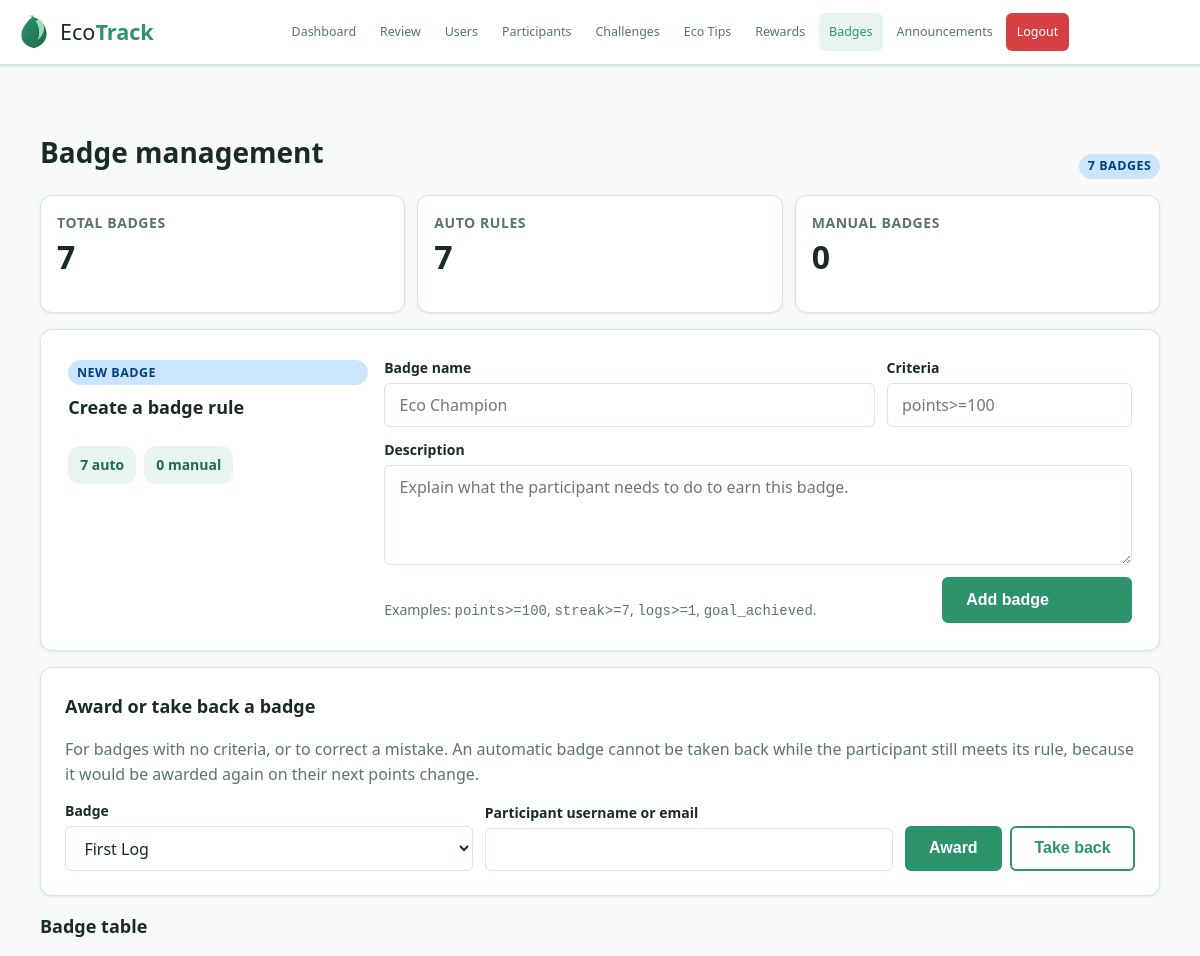
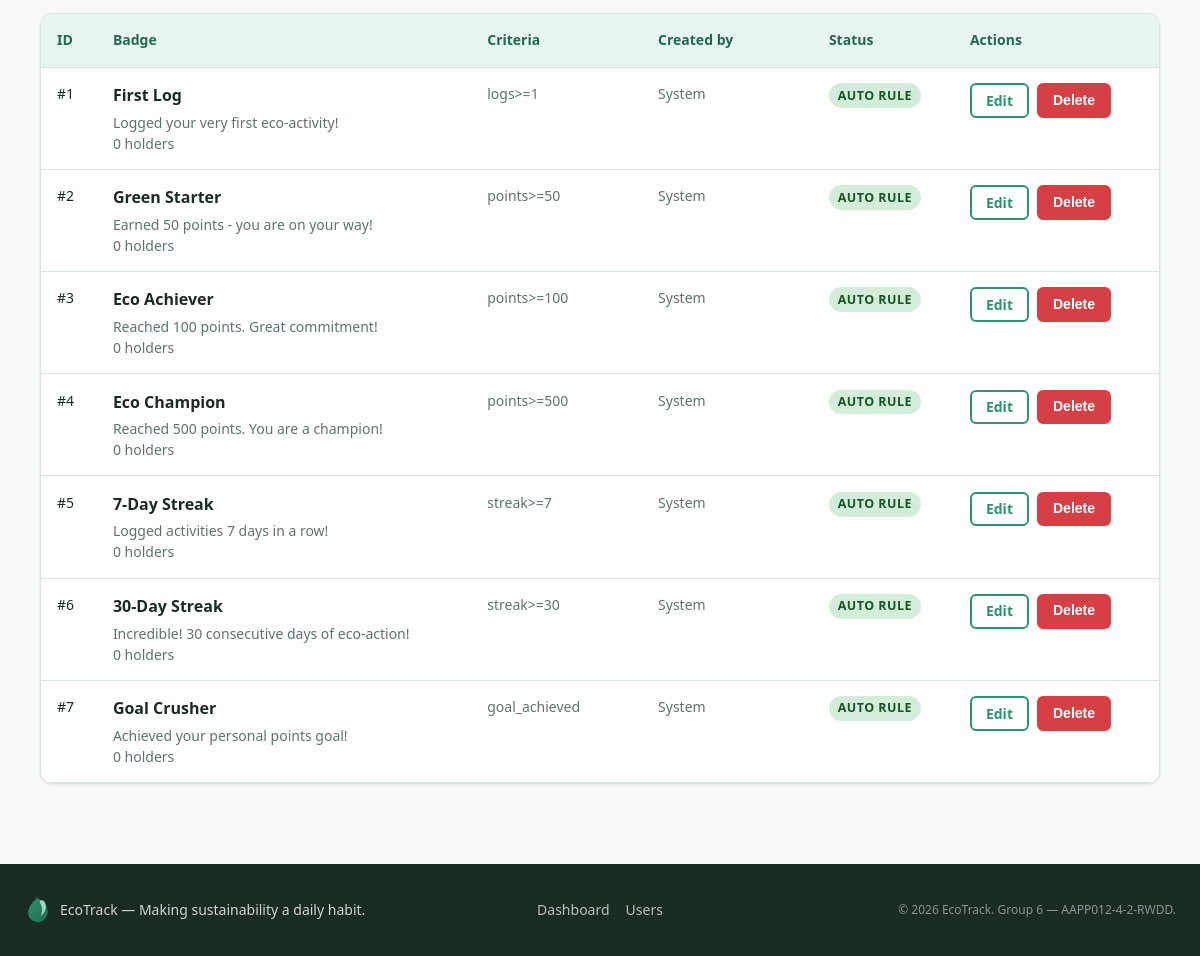
The page /admin/badges_management.php (signed in) on the database its author committed (2 pictures, top to bottom).
### tables this page shows
CREATE TABLE IF NOT EXISTS badges (
  badge_id INT AUTO_INCREMENT PRIMARY KEY,
  name VARCHAR(100) NOT NULL,
  description TEXT,
  icon VARCHAR(255) DEFAULT NULL,
  criteria VARCHAR(255) DEFAULT NULL,
  created_by INT DEFAULT NULL,
  FOREIGN KEY (created_by) REFERENCES users(user_id) ON DELETE SET NULL
);

### includes/auth.php (called while the page is built, shortened)
<?php
function isLoggedIn(): bool
{
    return isset($_SESSION['user_id']);
}
function currentRole(): string
{
    return (string)($_SESSION['role'] ?? '');
}

### includes/helpers.php (called while the page is built, shortened)
<?php
function sanitise(mixed $value): string
{
    return htmlspecialchars((string)$value, ENT_QUOTES | ENT_SUBSTITUTE, 'UTF-8');
}

### admin/badges_management.php (the view, shortened to what this page needs)
<?php
$pdo = getPDO();
$badgeForm = [
    'name' => '',
    'description' => '',
    'criteria' => '',
];
$badges = $pdo->query(
    'SELECT b.*, u.username AS created_by_name,
            (SELECT COUNT(*) FROM user_badges ub WHERE ub.badge_id = b.badge_id) AS holder_count
     FROM badges b
     LEFT JOIN users u ON u.user_id = b.created_by
     ORDER BY b.badge_id ASC'
)->fetchAll() ?: [];
$badgeCount = count($badges);
$ruleCount = 0;
$manualCount = 0;
foreach ($badges as $badge) {
    $hasCriteria = trim((string)($badge['criteria'] ?? '')) !== '';
    if ($hasCriteria) {
        $ruleCount++;
    } else {
        $manualCount++;
    }
}
$editingBadgeId = max(0, (int)($_GET['edit_badge'] ?? 0));
$buildBadgesManagementUrl = static function (array $overrides = []) use ($editingBadgeId): string {
    $params = [
        'edit_badge' => $editingBadgeId,
    ];
    foreach ($overrides as $key => $value) {
        $params[$key] = $value;
    }
    if (($params['edit_badge'] ?? 0) <= 0) {
        unset($params['edit_badge']);
    }
    $query = http_build_query($params);
    return 'badges_management.php' . ($query ? '?' . $query : '');
};
require_once __DIR__ . '/../layout/header.php';
?>
<div class="container page-shell reward-admin-shell badge-admin-shell">
  <div class="section-header reward-admin-header">
    <div>
      <h1 class="section-header__title">Badge management</h1>
    </div>
    <span class="badge badge-blue"><?= $badgeCount ?> badge<?= $badgeCount === 1 ? '' : 's' ?></span>
  </div>
  <section class="reward-admin-summary-grid">
    <article class="card reward-summary-card">
      <span class="reward-summary-card__label">Total badges</span>
      <strong class="reward-summary-card__value"><?= $badgeCount ?></strong>
    </article>
    <article class="card reward-summary-card">
      <span class="reward-summary-card__label">Auto rules</span>
      <strong class="reward-summary-card__value"><?= $ruleCount ?></strong>
    </article>
    <article class="card reward-summary-card">
      <span class="reward-summary-card__label">Manual badges</span>
      <strong class="reward-summary-card__value"><?= $manualCount ?></strong>
    </article>
  </section>
  <section class="card reward-admin-studio">
    <div class="reward-admin-studio-layout">
      <div class="reward-admin-panel__intro reward-admin-panel__intro--compact">
        <span class="badge badge-blue">New badge</span>
        <h2 class="card-title">Create a badge rule</h2>
        <div class="reward-admin-panel__meta">
          <span class="inline-pill-note"><?= $ruleCount ?> auto</span>
          <span class="inline-pill-note"><?= $manualCount ?> manual</span>
        </div>
      </div>
      <form method="POST" class="reward-admin-form">
        <div class="reward-admin-form-grid badge-admin-form-grid">
          <div class="form-group reward-admin-form-group reward-admin-form-group--name">
            <label for="create_badge_name">Badge name</label>
            <input type="text" id="create_badge_name" name="name" maxlength="<?= BADGE_NAME_MAX ?>" value="<?= sanitise($badgeForm['name']) ?>" required placeholder="Eco Champion">
          </div>
          <div class="form-group reward-admin-form-group">
            <label for="create_badge_criteria">Criteria</label>
            <input type="text" id="create_badge_criteria" name="criteria" value="<?= sanitise($badgeForm['criteria']) ?>" placeholder="points>=100">
          </div>
          <div class="form-group reward-admin-form-group reward-admin-form-group--description">
            <label for="create_badge_description">Description</label>
            <textarea id="create_badge_description" name="description" rows="3" placeholder="Explain what the participant needs to do to earn this badge."><?= sanitise($badgeForm['description']) ?></textarea>
          </div>
        </div>
        <div class="reward-admin-form-actions">
          <p class="badge-admin-form-note">Examples: <code>points&gt;=100</code>, <code>streak&gt;=7</code>, <code>logs&gt;=1</code>, <code>goal_achieved</code>.</p>
          <button type="submit" class="btn btn-primary">Add badge</button>
        </div>
      </form>
    </div>
  </section>
  <?php if (!empty($badges)): ?>
    <section class="card mb-4">
      <h2 class="card-title">Award or take back a badge</h2>
      <p class="card-copy">For badges with no criteria, or to correct a mistake. An automatic badge cannot be taken back while the participant still meets its rule, because it would be awarded again on their next points change.</p>
      <form method="POST" class="badge-award-form mt-3">
        <div class="form-group mb-0">
          <label for="award_badge_id">Badge</label>
          <select id="award_badge_id" name="badge_id" required>
            <?php foreach ($badges as $badge): ?>
              <option value="<?= (int)$badge['badge_id'] ?>"><?= sanitise($badge['name']) ?></option>
            <?php endforeach; ?>
          </select>
        </div>
        <div class="form-group mb-0">
          <label for="award_username">Participant username or email</label>
          <input type="text" id="award_username" name="username" maxlength="<?= EMAIL_MAX ?>" required>
        </div>
        <div class="inline-actions">
          <button type="submit" name="action" value="award" class="btn btn-primary">Award</button>
          <button type="submit" name="action" value="revoke" class="btn btn-outline">Take back</button>
        </div>
      </form>
    </section>
  <?php endif; ?>
  <section class="reward-admin-board">
    <?php if (empty($badges)): ?>
      <div class="card empty-state">
        <h2 class="card-title empty-state__title">No badges yet</h2>
        <p class="empty-state__text">Create your first badge from the studio above.</p>
      </div>
    <?php else: ?>
      <div class="reward-admin-board__header">
        <div>
          <h2 class="card-title">Badge table</h2>
        </div>
      </div>
      <div class="card reward-admin-table-card">
        <div class="table-wrap reward-admin-table-wrap">
          <table class="reward-admin-table badge-admin-table">
            <thead>
              <tr>
                <th>ID</th>
                <th>Badge</th>
                <th>Criteria</th>
                <th>Created by</th>
                <th>Status</th>
                <th>Actions</th>
              </tr>
            </thead>
            <tbody>
              <?php foreach ($badges as $badge): ?>
                <?php
                $criteria = trim((string)($badge['criteria'] ?? ''));
                $isAutomatic = $criteria !== '';
                ?>
                <tr id="badge-<?= (int)$badge['badge_id'] ?>" class="reward-admin-table__row badge-admin-table__row<?= $editingBadgeId === (int)$badge['badge_id'] ? ' reward-admin-table__row--editing' : '' ?>">
                  <td class="reward-admin-table__cell reward-admin-table__cell--id" data-label="ID">#<?= (int)$badge['badge_id'] ?></td>
                  <td class="reward-admin-table__reward reward-admin-table__cell reward-admin-table__cell--reward" data-label="Badge">
                    <strong><?= sanitise($badge['name']) ?></strong>
                    <span><?= sanitise($badge['description'] ?: 'No description yet.') ?></span>
                    <span class="meta-copy"><?= (int)$badge['holder_count'] ?> holder<?= (int)$badge['holder_count'] === 1 ? '' : 's' ?></span>
                  </td>
                  <td class="reward-admin-table__cell badge-admin-table__cell badge-admin-table__cell--criteria" data-label="Criteria"><?= sanitise($criteria !== '' ? $criteria : 'Awarded by hand') ?></td>
                  <td class="reward-admin-table__cell badge-admin-table__cell badge-admin-table__cell--created" data-label="Created by"><?= sanitise($badge['created_by_name'] ?? 'System') ?></td>
                  <td class="reward-admin-table__cell reward-admin-table__cell--status" data-label="Status">
                    <span class="badge <?= $isAutomatic ? 'badge-green' : 'badge-grey' ?>">
                      <?= $isAutomatic ? 'auto rule' : 'manual' ?>
                    </span>
                  </td>
                  <td class="reward-admin-table__cell reward-admin-table__cell--actions" data-label="Actions">
                    <div class="reward-admin-table__actions">
                      <a href="<?= sanitise($buildBadgesManagementUrl(['edit_badge' => (int)$badge['badge_id']])) ?>#badge-<?= (int)$badge['badge_id'] ?>" class="btn btn-outline btn-sm">
                        Edit
                      </a>
                      <form method="POST">
                        <button type="submit" class="btn btn-danger btn-sm" data-confirm="Delete this badge?">Delete</button>
                      </form>
                    </div>
                  </td>
                </tr>
              <?php endforeach; ?>
            </tbody>
          </table>
        </div>
      </div>
    <?php endif; ?>
  </section>
</div>
<?php require_once __DIR__ . '/../layout/footer.php'; ?>

### layout/header.php (shortened to what this page needs)
<?php
$role        = currentRole() ?: 'guest';
$currentScript = basename($_SERVER['SCRIPT_NAME'] ?? '');
function navLink(string $href, string $label, string $currentScript): string
{
    $isActive = basename($href) === $currentScript;
    return sprintf(
        '<a href="%s"%s>%s</a>',
        htmlspecialchars($href, ENT_QUOTES, 'UTF-8'),
        $isActive ? ' class="nav-link--active" aria-current="page"' : '',
        htmlspecialchars($label, ENT_QUOTES, 'UTF-8')
    );
}
?>
<!DOCTYPE html>
<html lang="en">
<head>
  <link rel="stylesheet" href="<?= BASE_URL ?>/assets/css/style.css">
</head>
<body>
<header class="navbar" role="banner">
  <div class="nav-container">
    <a href="<?= BASE_URL ?>/index.php" class="nav-logo" aria-label="EcoTrack Home">
      <img src="<?= BASE_URL ?>/assets/img/logo.svg" alt="EcoTrack leaf logo" width="36" height="36">
      <span class="logo-text">Eco<strong>Track</strong></span>
    </a>
    <nav class="nav-menu" id="navMenu" role="navigation" aria-label="Main navigation">
      <?php if ($role === 'participant'): ?>
        <?= navLink(BASE_URL . '/participant/dashboard.php',    'Dashboard',   $currentScript) ?>
        <?= navLink(BASE_URL . '/participant/log_activity.php', 'Log Activity', $currentScript) ?>
        <?= navLink(BASE_URL . '/participant/challenges.php',   'Challenges',  $currentScript) ?>
        <?= navLink(BASE_URL . '/participant/shop.php',         'Green Shop',  $currentScript) ?>
        <?= navLink(BASE_URL . '/participant/points.php',       'Points',      $currentScript) ?>
        <?= navLink(BASE_URL . '/participant/leaderboard.php',  'Leaderboard', $currentScript) ?>
        <?= navLink(BASE_URL . '/participant/profile.php',      'Profile',     $currentScript) ?>
      <?php elseif ($role === 'admin'): ?>
        <?= navLink(BASE_URL . '/admin/dashboard.php',             'Dashboard',     $currentScript) ?>
        <?= navLink(BASE_URL . '/admin/review_submissions.php',    'Review',        $currentScript) ?>
        <?= navLink(BASE_URL . '/admin/user_management.php',       'Users',         $currentScript) ?>
        <?= navLink(BASE_URL . '/admin/participant_table.php',     'Participants',  $currentScript) ?>
        <?= navLink(BASE_URL . '/admin/challenge_management.php',  'Challenges',    $currentScript) ?>
        <?= navLink(BASE_URL . '/admin/eco_tips.php',              'Eco Tips',      $currentScript) ?>
        <?= navLink(BASE_URL . '/admin/rewards_management.php',    'Rewards',       $currentScript) ?>
        <?= navLink(BASE_URL . '/admin/badges_management.php',     'Badges',        $currentScript) ?>
        <?= navLink(BASE_URL . '/admin/announcements.php',         'Announcements', $currentScript) ?>
      <?php else: ?>
        <?= navLink(BASE_URL . '/login.php',    'Login',    $currentScript) ?>
        <?= navLink(BASE_URL . '/register.php', 'Register', $currentScript) ?>
      <?php endif; ?>
      <?php if (isLoggedIn()): ?>
        <form method="POST" action="<?= BASE_URL ?>/logout.php" class="nav-logout-form">
          <button type="submit" class="nav-logout">Logout</button>
        </form>
      <?php endif; ?>
    </nav>
  </div>
</header>
<main id="mainContent">

### layout/footer.php (shortened to what this page needs)
<?php
$footerRole  = currentRole() ?: 'guest';
?>
</main>
<footer class="site-footer" role="contentinfo">
  <div class="footer-container">
    <div class="footer-brand">
      <img src="<?= BASE_URL ?>/assets/img/logo.svg" alt="" width="28" height="28">
      <p>EcoTrack &mdash; Making sustainability a daily habit.</p>
    </div>
    <div class="footer-links">
      <?php if ($footerRole === 'participant'): ?>
        <a href="<?= BASE_URL ?>/participant/dashboard.php">Dashboard</a>
        <a href="<?= BASE_URL ?>/participant/leaderboard.php">Leaderboard</a>
        <a href="<?= BASE_URL ?>/participant/shop.php">Green Shop</a>
      <?php elseif ($footerRole === 'moderator'): ?>
        <a href="<?= BASE_URL ?>/moderator/dashboard.php">Dashboard</a>
        <a href="<?= BASE_URL ?>/moderator/review_submissions.php">Review queue</a>
      <?php elseif ($footerRole === 'admin'): ?>
        <a href="<?= BASE_URL ?>/admin/dashboard.php">Dashboard</a>
        <a href="<?= BASE_URL ?>/admin/user_management.php">Users</a>
      <?php else: ?>
        <a href="<?= BASE_URL ?>/index.php">Home</a>
        <a href="<?= BASE_URL ?>/login.php">Login</a>
      <?php endif; ?>
    </div>
    <p class="footer-copy">&copy; <?= date('Y') ?> EcoTrack. Group 6 &mdash; AAPP012-4-2-RWDD.</p>
  </div>
</footer>
</body>
</html>

### rows shown on the page
badges: badge_id "1", name "First Log", description "Logged your very first eco-activity!", holder_count "0", criteria "logs>=1", created_by_name "System", shows "AUTO RULE"
badges: badge_id "2", name "Green Starter", description "Earned 50 points - you are on your way!", holder_count "0", criteria "points>=50", created_by_name "System", shows "AUTO RULE"
badges: badge_id "3", name "Eco Achiever", description "Reached 100 points. Great commitment!", holder_count "0", criteria "points>=100", created_by_name "System", shows "AUTO RULE"
badges: badge_id "4", name "Eco Champion", description "Reached 500 points. You are a champion!", holder_count "0", criteria "points>=500", created_by_name "System", shows "AUTO RULE"
badges: badge_id "5", name "7-Day Streak", description "Logged activities 7 days in a row!", holder_count "0", criteria "streak>=7", created_by_name "System", shows "AUTO RULE"
badges: badge_id "6", name "30-Day Streak", description "Incredible! 30 consecutive days of eco-action!", holder_count "0", criteria "streak>=30", created_by_name "System", shows "AUTO RULE"
badges: badge_id "7", name "Goal Crusher", description "Achieved your personal points goal!", holder_count "0", criteria "goal_achieved", created_by_name "System", shows "AUTO RULE"

### other values the page prints
$label "Dashboard Review Users Participants Challenges Eco Tips Rewards Badges Announcements"
$badgeCount "7"
$ruleCount "7"
$manualCount "0"
form field badge_id "First Log"
